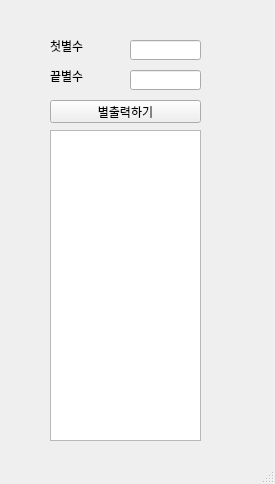
<?xml version="1.0" encoding="UTF-8"?>
<ui version="4.0">
 <class>MainWindow</class>
 <widget class="QMainWindow" name="MainWindow">
  <property name="geometry">
   <rect>
    <x>0</x>
    <y>0</y>
    <width>275</width>
    <height>484</height>
   </rect>
  </property>
  <property name="windowTitle">
   <string>MainWindow</string>
  </property>
  <widget class="QWidget" name="centralwidget">
   <widget class="QLabel" name="lbl_first">
    <property name="geometry">
     <rect>
      <x>50</x>
      <y>40</y>
      <width>56</width>
      <height>12</height>
     </rect>
    </property>
    <property name="text">
     <string>첫별수</string>
    </property>
   </widget>
   <widget class="QLabel" name="lbl_last">
    <property name="geometry">
     <rect>
      <x>50</x>
      <y>70</y>
      <width>56</width>
      <height>12</height>
     </rect>
    </property>
    <property name="text">
     <string>끝별수</string>
    </property>
   </widget>
   <widget class="QPushButton" name="pb">
    <property name="geometry">
     <rect>
      <x>50</x>
      <y>100</y>
      <width>151</width>
      <height>23</height>
     </rect>
    </property>
    <property name="text">
     <string>별출력하기</string>
    </property>
   </widget>
   <widget class="QTextEdit" name="te">
    <property name="geometry">
     <rect>
      <x>50</x>
      <y>130</y>
      <width>151</width>
      <height>311</height>
     </rect>
    </property>
   </widget>
   <widget class="QLineEdit" name="le_first">
    <property name="geometry">
     <rect>
      <x>130</x>
      <y>40</y>
      <width>71</width>
      <height>20</height>
     </rect>
    </property>
   </widget>
   <widget class="QLineEdit" name="le_last">
    <property name="geometry">
     <rect>
      <x>130</x>
      <y>70</y>
      <width>71</width>
      <height>20</height>
     </rect>
    </property>
   </widget>
  </widget>
  <widget class="QMenuBar" name="menubar">
   <property name="geometry">
    <rect>
     <x>0</x>
     <y>0</y>
     <width>275</width>
     <height>21</height>
    </rect>
   </property>
  </widget>
  <widget class="QStatusBar" name="statusbar"/>
 </widget>
 <resources/>
 <connections/>
</ui>
